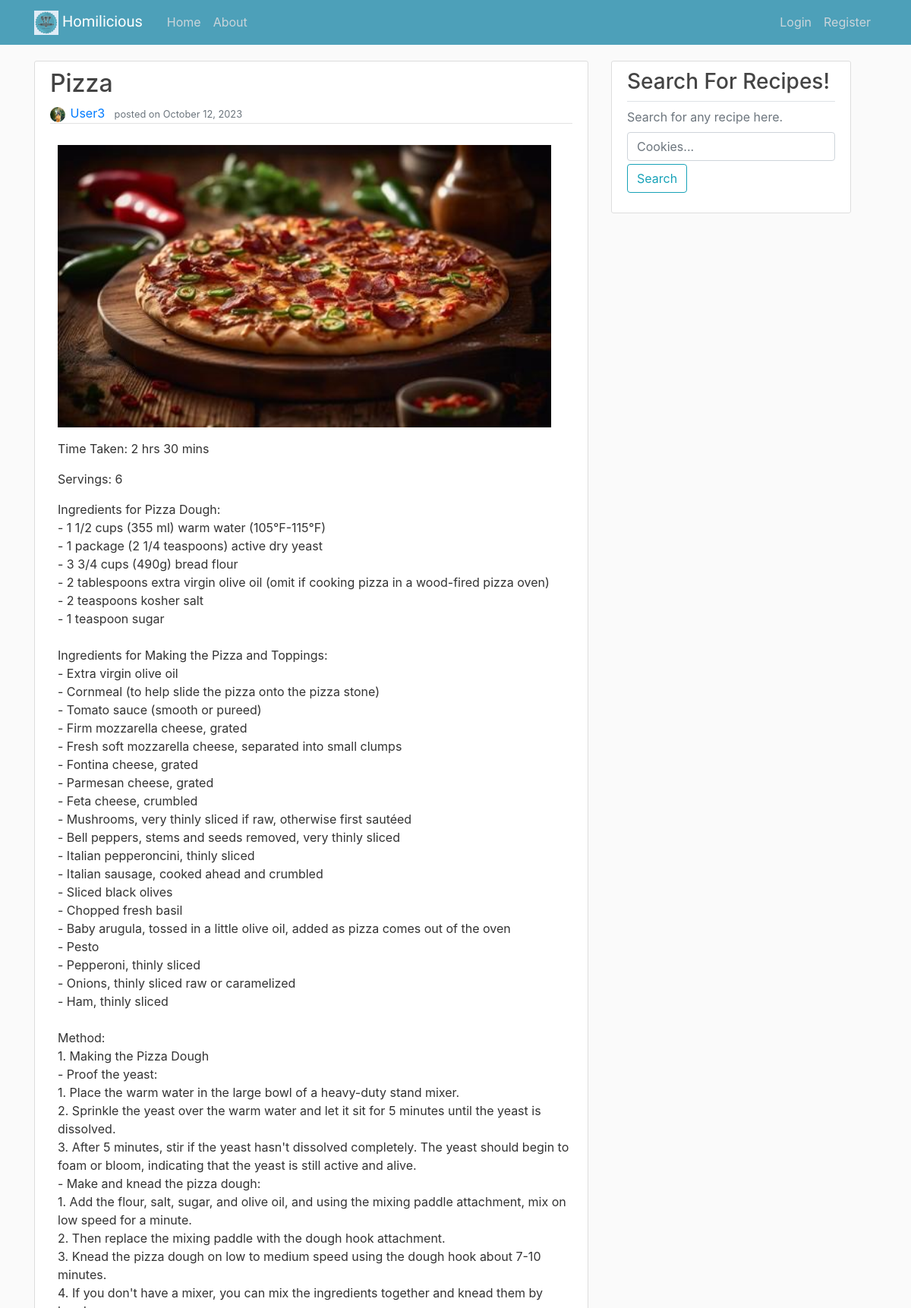
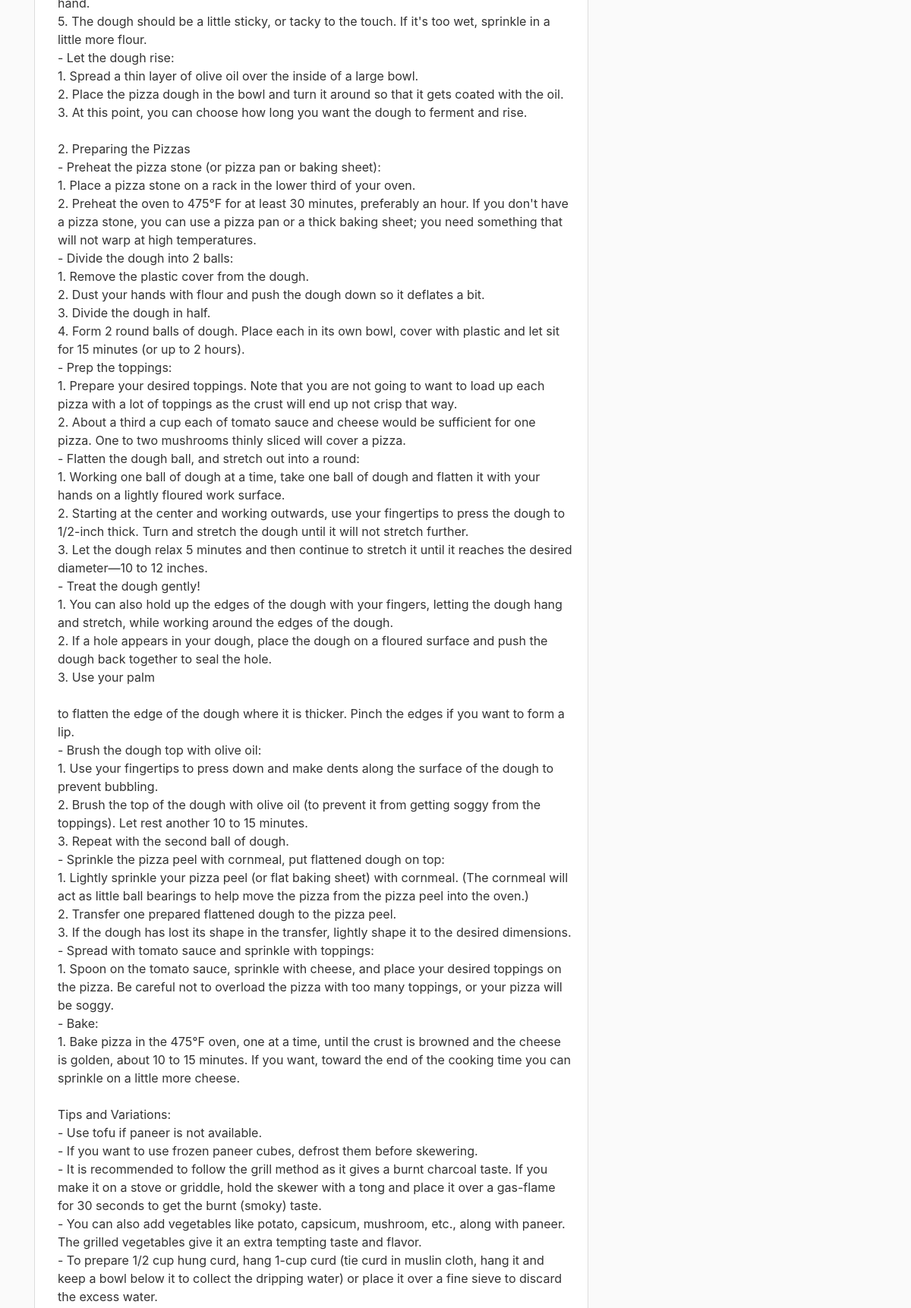
Screenshot of /recipe/11/ (upper part) with the database file from the repository (2 pictures, top to bottom).
### recipes/models.py (models this page shows, shortened)
class Recipe(models.Model):
    recipe_name = models.CharField(max_length=100)
    author = models.ForeignKey(User, on_delete=models.CASCADE)
    content = models.TextField()
    date_posted = models.DateTimeField(default=timezone.now)
    recipe_img = models.ImageField(upload_to="recipe_images")
    total_time = models.CharField(max_length=20)
    servings = models.PositiveIntegerField()

### users/models.py (models this page shows, shortened)
class Profile(models.Model):
    user = models.OneToOneField(User, on_delete=models.CASCADE)
    profile_pic = models.ImageField(default='profile_pics/default.jpg', upload_to='profile_pics')

### recipes/views.py (the view)
# urls.py: path('recipe/<int:pk>/', RecipeDetailView.as_view(), name='recipe_detail'),
class RecipeDetailView(DetailView):
    model = Recipe

### recipes/templates/recipes/recipe_detail.html (shortened to what this page needs)
{% extends "recipes/base.html" %}
{% block content %}
    <article class="media content-section">
        <div class="media-body">
        <h2 class="article-title">{{ object.recipe_name }}</h2>
        <div class="article-metadata">
            <img style="width: 20px; height: 20px;" class="smaller-image rounded-circle article-img" src="{{ recipe.author.profile.profile_pic.url }}">
            <a class="mr-2" href="#">{{ object.author }}</a>
            <small class="text-muted">posted on {{ object.date_posted|date:"F d, Y" }}</small>
        </div>
        <p class="article-content">
            <img src="{{ recipe.recipe_img.url }}" alt="Recipe Image" width="650">
        </p>
        <p class="article-content">Time Taken: {{ object.total_time }}</p>
        <p class="article-content">Servings: {{ object.servings }}</p>
        <p class="article-content">{{ object.content }}</p>
        </div>
    </article>
{% endblock content %}

### recipes/static/recipes/style.css (style rules this page uses)
body { min-height: 100vh; display: flex; flex-direction: column; background: #fafafa; color: #333333; margin-top: 5rem; }
h1, h2, h3, h4, h5, h6 { color: #444444; }
.content-section { background: #ffffff; padding: 10px 20px; border: 1px solid #dddddd; border-radius: 3px; margin-bottom: 20px; }
.article-title { color: #444444; }
.article-content { white-space: pre-line; margin-left: 10px; }
.article-img { height: 65px; width: 65px; margin-right: 2px; }
.article-metadata { padding-bottom: 1px; margin-bottom: 4px; border-bottom: 1px solid #e3e3e3 }

### rows the page displays
Recipe: recipe_name "Pizza", author.profile.profile_pic (picture), author "User3", date_posted "October 12, 2023", recipe_img (picture), total_time "2 hrs 30 mins", servings "6", content "Ingredients for Pizza Dough: - 1 1/2 cups (355 ml) warm water (105°F-115°F) - 1 package (2 1/4 teaspoons) active dry yeast - 3 3/4 cups (490g) bread flour - 2 tablespoons extra virgin olive oil (omit if cooking pizza in a wood-fired pizza oven) - 2 teaspoons kosher salt - 1 teaspoon sugar Ingredients for Making the Pizza and Toppings: - Extra virgin olive oil - Cornmeal (to help slide the pizza onto the pizza stone) - Tomato sauce (smooth or pureed) - Firm mozzarella cheese, grated - Fresh soft mozzarella cheese, separated into small clumps - Fontina cheese, grated - Parmesan cheese, grated - Feta cheese, crumbled - Mushrooms, very thinly sliced if raw, otherwise first sautéed - Bell…"
